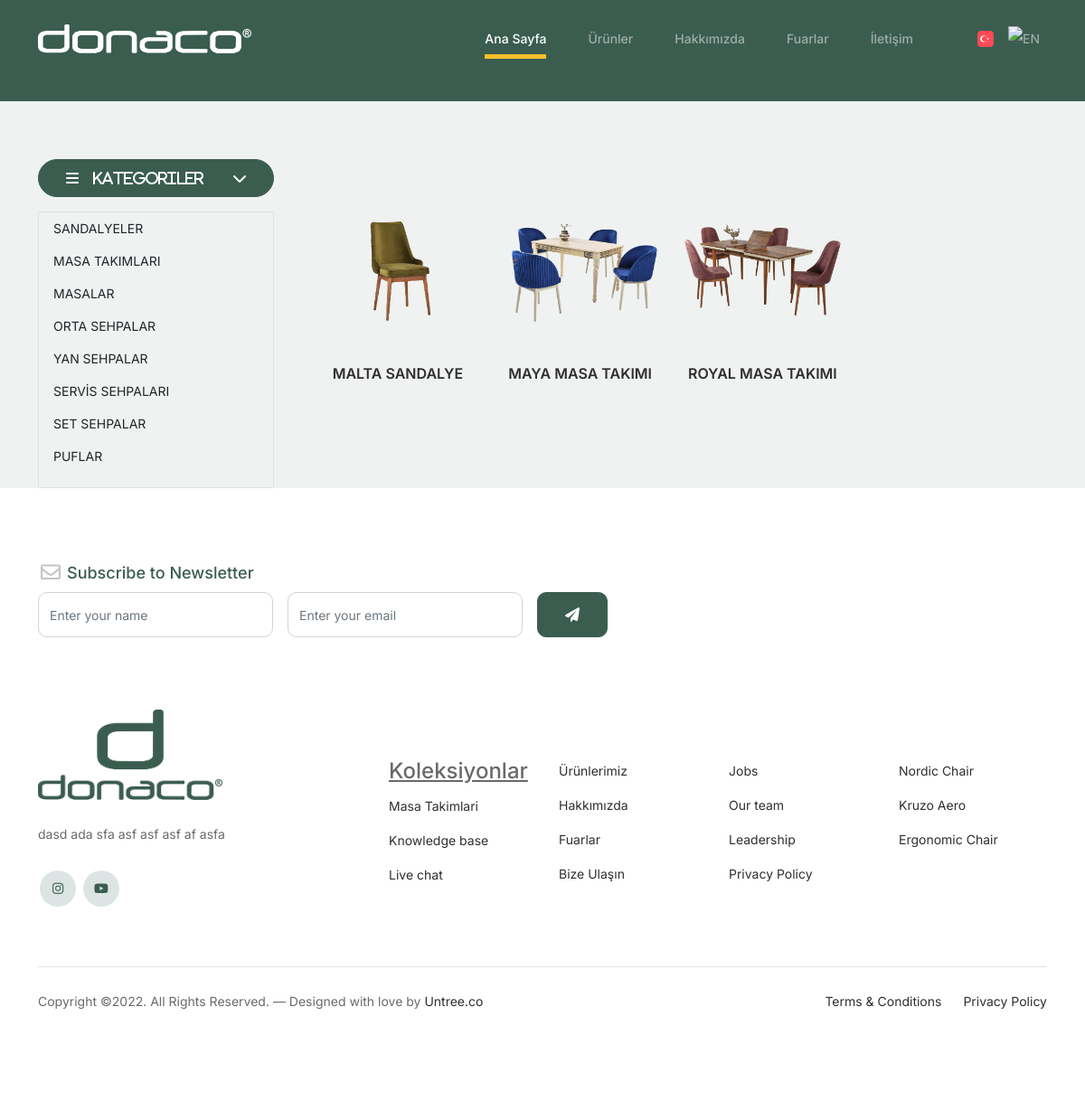
The app's page /urunler/ with its own data.
### product/models.py (models this page shows, shortened)
class Category(models.Model):
    name = models.CharField(max_length = 256, null = True)
    slug = models.SlugField(blank =True,null = True, unique=True)
    def __str__(self):
        return self.name

class Product(models.Model):
    product_name = models.CharField(max_length = 256, null = True, unique=True)
    category = models.ForeignKey(Category, on_delete =models.CASCADE, null = True)
    description = RichTextField(null = True)
    image = models.ImageField(upload_to ='product/image/%Y/%m/%d/',null = True)
    slug = models.SlugField(blank =True,null = True, unique=True)

### pages/views.py (the view)
# urls.py: path(_('urunler/'),views.products,name = "products" ),
def products(request):
    product_list = Product.objects.all()
    category_list = Category.objects.all()
    context = {
        'products' : product_list,
        'category_list' : category_list,
          'category' : 'categorySample',
    }
    return render(request, "products.html", context)

### templates/products.html
{% extends "base.html" %}
{% load static %}
{% load i18n %}
{% block body %}
<div style="height: 64px;"></div>
<div class="container">
	<div class="row">
		<div class="col-lg-3 mb-lg-0 mb-2">
			<p>
				<a class="btn btn-primary w-100 d-flex align-items-center justify-content-between"
					data-bs-toggle="collapse" href="#collapseExample" role="button" aria-expanded="true"
					aria-controls="collapseExample">
					<span class="fas fa-bars"><span class="ps-3">{% trans "kategoriler" %}</span></span>
					<span class="fas fa-chevron-down"></span>
				</a>
			</p>
			<div class="collapse show border" id="collapseExample">
				<ul class="list-unstyled">
					{% for category in category_list %}
					<li><a class="dropdown-item" href="{% url 'category_products' category.slug %}">{{category}}</a>
					</li>
					{% endfor %}
				</ul>
			</div>
		</div>
		<div class="content col-lg-9 col-md-8 col-xs-12">
					<div class="product-section">
						<div class="container">
							<div class="row">
								<div class="container">
									<div class="row">
										{% for product in products  %}
										<div class="col-12 col-md-4 col-lg-3 mb-5 mb-md-0">
											<a class="product-item" href="{% url 'product_detail' product.slug %}">
												<img src="{{ product.image.url }}" class="img-fluid product-thumbnail"
													style="object-fit: scale-down; width:100%; height: 150px;">
												<h3 class="product-title">{{product.product_name}}</h3>
											</a>
										</div>
										{% endfor %}
									</div>
								</div>
							</div>
						</div>
					</div>
		</div>
	</div>
</div>
	{% endblock body %}

### static/css/style.css (style rules this page uses)
body { overflow-x: hidden; position: relative; }
body { font-family: "Inter", sans-serif; font-weight: 400; line-height: 28px; color: #6a6a6a; font-size: 14px; background-color: #eff2f1; }
a { text-decoration: none; -webkit-transition: .3s all ease; -o-transition: .3s all ease; transition: .3s all ease; color: #2f2f2f; text-decoration: underline; }
.btn { font-weight: 600; padding: 12px 30px; border-radius: 30px; color: #ffffff; background: #2f2f2f; border-color: #2f2f2f; }
.btn.btn-primary { background: #3b5d50; border-color: #3b5d50; }
.product-section { padding: 3rem 0; }
.product-section .product-item { text-align: center; text-decoration: none; display: block; position: relative; padding-bottom: 50px; cursor: pointer; }
.product-section .product-item .product-thumbnail { margin-bottom: 30px; position: relative; top: 0; -webkit-transition: .3s all ease; -o-transition: .3s all ease; transition: .3s all ease; }
.product-section .product-item h3 { font-weight: 600; font-size: 16px; }
.product-section .product-item h3, .product-section .product-item strong { color: #2f2f2f; text-decoration: none; }
.product-section .product-item:before { bottom: 0; left: 0; right: 0; position: absolute; content: ""; background: #dce5e4; height: 0%; z-index: -1; border-radius: 10px; -webkit-transition: .3s all ease; -o-transition: .3s all ease; transition: .3s all ease; }

### records on screen
Category: name "SANDALYELER"
Category: name "MASA TAKIMLARI"
Category: name "MASALAR"
Category: name "ORTA SEHPALAR"
Category: name "YAN SEHPALAR"
Category: name "SERVİS SEHPALARI"
Category: name "SET SEHPALAR"
Category: name "PUFLAR"
Product: image (picture), product_name "MALTA SANDALYE"
Product: image (picture), product_name "MAYA MASA TAKIMI"
Product: image (picture), product_name "ROYAL MASA TAKIMI"
